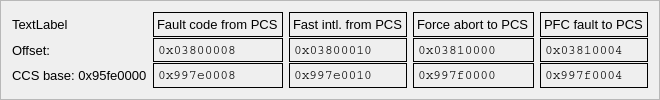
        <widget class="QFrame" name="frame_10" >
         <property name="font" >
          <font>
           <pointsize>10</pointsize>
          </font>
         </property>
         <property name="frameShape" >
          <enum>QFrame::StyledPanel</enum>
         </property>
         <property name="frameShadow" >
          <enum>QFrame::Raised</enum>
         </property>
         <layout class="QGridLayout" >
          <item row="0" column="0" >
           <layout class="QVBoxLayout" >
            <property name="spacing" >
             <number>1</number>
            </property>
            <item>
             <widget class="QLabel" name="label_37" >
              <property name="text" >
               <string>TextLabel</string>
              </property>
             </widget>
            </item>
            <item>
             <widget class="QLabel" name="label_36" >
              <property name="text" >
               <string>Offset: </string>
              </property>
             </widget>
            </item>
            <item>
             <widget class="QLabel" name="label_60" >
              <property name="text" >
               <string>CCS base: 0x95fe0000</string>
              </property>
             </widget>
            </item>
           </layout>
          </item>
          <item row="0" column="1" >
           <layout class="QVBoxLayout" >
            <property name="spacing" >
             <number>1</number>
            </property>
            <item>
             <widget class="QLabel" name="label_26" >
              <property name="maximumSize" >
               <size>
                <width>130</width>
                <height>16777215</height>
               </size>
              </property>
              <property name="frameShape" >
               <enum>QFrame::Box</enum>
              </property>
              <property name="text" >
               <string>Fault code from PCS</string>
              </property>
             </widget>
            </item>
            <item>
             <widget class="QLabel" name="label_30" >
              <property name="maximumSize" >
               <size>
                <width>130</width>
                <height>16777215</height>
               </size>
              </property>
              <property name="font" >
               <font>
                <family>Courier</family>
               </font>
              </property>
              <property name="frameShape" >
               <enum>QFrame::Box</enum>
              </property>
              <property name="text" >
               <string>0x03800008</string>
              </property>
             </widget>
            </item>
            <item>
             <widget class="QLabel" name="label_57" >
              <property name="maximumSize" >
               <size>
                <width>130</width>
                <height>16777215</height>
               </size>
              </property>
              <property name="font" >
               <font>
                <family>Courier</family>
               </font>
              </property>
              <property name="frameShape" >
               <enum>QFrame::Box</enum>
              </property>
              <property name="text" >
               <string>0x997e0008</string>
              </property>
             </widget>
            </item>
           </layout>
          </item>
          <item row="0" column="2" >
           <layout class="QVBoxLayout" >
            <property name="spacing" >
             <number>1</number>
            </property>
            <item>
             <widget class="QLabel" name="label_27" >
              <property name="maximumSize" >
               <size>
                <width>130</width>
                <height>16777215</height>
               </size>
              </property>
              <property name="frameShape" >
               <enum>QFrame::Box</enum>
              </property>
              <property name="text" >
               <string>Fast intl. from PCS</string>
              </property>
             </widget>
            </item>
            <item>
             <widget class="QLabel" name="label_31" >
              <property name="maximumSize" >
               <size>
                <width>130</width>
                <height>16777215</height>
               </size>
              </property>
              <property name="font" >
               <font>
                <family>Courier</family>
               </font>
              </property>
              <property name="frameShape" >
               <enum>QFrame::Box</enum>
              </property>
              <property name="text" >
               <string>0x03800010</string>
              </property>
             </widget>
            </item>
            <item>
             <widget class="QLabel" name="label_38" >
              <property name="maximumSize" >
               <size>
                <width>130</width>
                <height>16777215</height>
               </size>
              </property>
              <property name="font" >
               <font>
                <family>Courier</family>
               </font>
              </property>
              <property name="frameShape" >
               <enum>QFrame::Box</enum>
              </property>
              <property name="text" >
               <string>0x997e0010</string>
              </property>
             </widget>
            </item>
           </layout>
          </item>
          <item row="0" column="3" >
           <layout class="QVBoxLayout" >
            <property name="spacing" >
             <number>1</number>
            </property>
            <item>
             <widget class="QLabel" name="label_28" >
              <property name="maximumSize" >
               <size>
                <width>130</width>
                <height>16777215</height>
               </size>
              </property>
              <property name="frameShape" >
               <enum>QFrame::Box</enum>
              </property>
              <property name="text" >
               <string>Force abort to PCS</string>
              </property>
             </widget>
            </item>
            <item>
             <widget class="QLabel" name="label_32" >
              <property name="maximumSize" >
               <size>
                <width>130</width>
                <height>16777215</height>
               </size>
              </property>
              <property name="font" >
               <font>
                <family>Courier</family>
               </font>
              </property>
              <property name="frameShape" >
               <enum>QFrame::Box</enum>
              </property>
              <property name="text" >
               <string>0x03810000</string>
              </property>
             </widget>
            </item>
            <item>
             <widget class="QLabel" name="label_58" >
              <property name="maximumSize" >
               <size>
                <width>130</width>
                <height>16777215</height>
               </size>
              </property>
              <property name="font" >
               <font>
                <family>Courier</family>
               </font>
              </property>
              <property name="frameShape" >
               <enum>QFrame::Box</enum>
              </property>
              <property name="text" >
               <string>0x997f0000</string>
              </property>
             </widget>
            </item>
           </layout>
          </item>
          <item row="0" column="4" >
           <layout class="QVBoxLayout" >
            <property name="spacing" >
             <number>1</number>
            </property>
            <item>
             <widget class="QLabel" name="label_29" >
              <property name="maximumSize" >
               <size>
                <width>130</width>
                <height>16777215</height>
               </size>
              </property>
              <property name="frameShape" >
               <enum>QFrame::Box</enum>
              </property>
              <property name="text" >
               <string>PFC fault to PCS</string>
              </property>
             </widget>
            </item>
            <item>
             <widget class="QLabel" name="label_34" >
              <property name="maximumSize" >
               <size>
                <width>130</width>
                <height>16777215</height>
               </size>
              </property>
              <property name="font" >
               <font>
                <family>Courier</family>
               </font>
              </property>
              <property name="frameShape" >
               <enum>QFrame::Box</enum>
              </property>
              <property name="text" >
               <string>0x03810004</string>
              </property>
             </widget>
            </item>
            <item>
             <widget class="QLabel" name="label_59" >
              <property name="maximumSize" >
               <size>
                <width>130</width>
                <height>16777215</height>
               </size>
              </property>
              <property name="font" >
               <font>
                <family>Courier</family>
               </font>
              </property>
              <property name="frameShape" >
               <enum>QFrame::Box</enum>
              </property>
              <property name="text" >
               <string>0x997f0004</string>
              </property>
             </widget>
            </item>
           </layout>
          </item>
         </layout>
        </widget>
